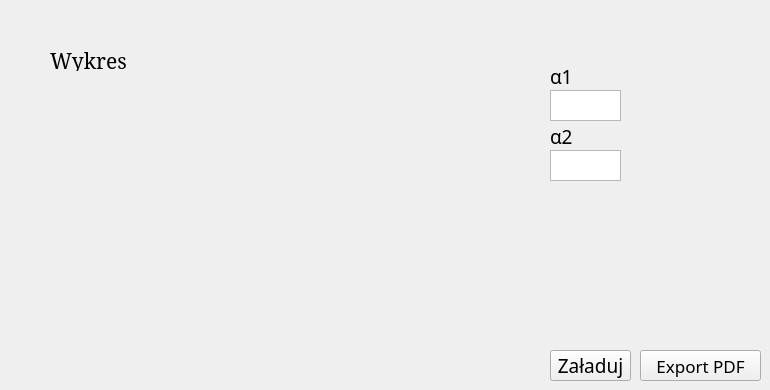
        <widget class="QWidget" name="tab_5">
         <attribute name="title">
          <string>HRV_DFA</string>
         </attribute>
         <widget class="QLabel" name="HRV_DFA_label_wykres">
          <property name="geometry">
           <rect>
            <x>50</x>
            <y>50</y>
            <width>121</width>
            <height>21</height>
           </rect>
          </property>
          <property name="sizePolicy">
           <sizepolicy hsizetype="Expanding" vsizetype="Fixed">
            <horstretch>0</horstretch>
            <verstretch>0</verstretch>
           </sizepolicy>
          </property>
          <property name="minimumSize">
           <size>
            <width>121</width>
            <height>21</height>
           </size>
          </property>
          <property name="maximumSize">
           <size>
            <width>130</width>
            <height>21</height>
           </size>
          </property>
          <property name="font">
           <font>
            <family>MS Serif</family>
            <pointsize>16</pointsize>
           </font>
          </property>
          <property name="text">
           <string>Wykres</string>
          </property>
         </widget>
         <widget class="QPushButton" name="HRV_DFA_zaladuj_button">
          <property name="geometry">
           <rect>
            <x>550</x>
            <y>350</y>
            <width>81</width>
            <height>31</height>
           </rect>
          </property>
          <property name="sizePolicy">
           <sizepolicy hsizetype="Fixed" vsizetype="Fixed">
            <horstretch>0</horstretch>
            <verstretch>0</verstretch>
           </sizepolicy>
          </property>
          <property name="minimumSize">
           <size>
            <width>81</width>
            <height>31</height>
           </size>
          </property>
          <property name="maximumSize">
           <size>
            <width>81</width>
            <height>31</height>
           </size>
          </property>
          <property name="font">
           <font>
            <family>Monotype Corsiva</family>
            <pointsize>14</pointsize>
           </font>
          </property>
          <property name="text">
           <string>Załaduj</string>
          </property>
         </widget>
         <widget class="QTextBrowser" name="HRV_DFA_textBrowser">
          <property name="geometry">
           <rect>
            <x>550</x>
            <y>90</y>
            <width>71</width>
            <height>31</height>
           </rect>
          </property>
          <property name="sizePolicy">
           <sizepolicy hsizetype="Fixed" vsizetype="Fixed">
            <horstretch>0</horstretch>
            <verstretch>0</verstretch>
           </sizepolicy>
          </property>
          <property name="minimumSize">
           <size>
            <width>71</width>
            <height>31</height>
           </size>
          </property>
          <property name="maximumSize">
           <size>
            <width>71</width>
            <height>31</height>
           </size>
          </property>
          <property name="layoutDirection">
           <enum>Qt::LeftToRight</enum>
          </property>
         </widget>
         <widget class="QLabel" name="HRV_DFA_label_parametr">
          <property name="geometry">
           <rect>
            <x>550</x>
            <y>66</y>
            <width>71</width>
            <height>20</height>
           </rect>
          </property>
          <property name="sizePolicy">
           <sizepolicy hsizetype="Expanding" vsizetype="Fixed">
            <horstretch>0</horstretch>
            <verstretch>0</verstretch>
           </sizepolicy>
          </property>
          <property name="minimumSize">
           <size>
            <width>71</width>
            <height>20</height>
           </size>
          </property>
          <property name="maximumSize">
           <size>
            <width>71</width>
            <height>21</height>
           </size>
          </property>
          <property name="font">
           <font>
            <family>Monotype Corsiva</family>
            <pointsize>14</pointsize>
           </font>
          </property>
          <property name="text">
           <string>α1</string>
          </property>
         </widget>
         <widget class="QPushButton" name="HRV_DFA_to_pdf">
          <property name="geometry">
           <rect>
            <x>640</x>
            <y>350</y>
            <width>121</width>
            <height>31</height>
           </rect>
          </property>
          <property name="sizePolicy">
           <sizepolicy hsizetype="Fixed" vsizetype="Fixed">
            <horstretch>0</horstretch>
            <verstretch>0</verstretch>
           </sizepolicy>
          </property>
          <property name="minimumSize">
           <size>
            <width>121</width>
            <height>31</height>
           </size>
          </property>
          <property name="maximumSize">
           <size>
            <width>121</width>
            <height>31</height>
           </size>
          </property>
          <property name="font">
           <font>
            <family>Monotype Corsiva</family>
            <pointsize>13</pointsize>
           </font>
          </property>
          <property name="text">
           <string>Export PDF</string>
          </property>
         </widget>
         <widget class="QLabel" name="HRV_DFA_label_parametr_2">
          <property name="geometry">
           <rect>
            <x>550</x>
            <y>126</y>
            <width>71</width>
            <height>20</height>
           </rect>
          </property>
          <property name="sizePolicy">
           <sizepolicy hsizetype="Expanding" vsizetype="Fixed">
            <horstretch>0</horstretch>
            <verstretch>0</verstretch>
           </sizepolicy>
          </property>
          <property name="minimumSize">
           <size>
            <width>71</width>
            <height>20</height>
           </size>
          </property>
          <property name="maximumSize">
           <size>
            <width>71</width>
            <height>20</height>
           </size>
          </property>
          <property name="font">
           <font>
            <family>Monotype Corsiva</family>
            <pointsize>14</pointsize>
           </font>
          </property>
          <property name="text">
           <string>α2</string>
          </property>
         </widget>
         <widget class="QTextBrowser" name="HRV_DFA_textBrowser_2">
          <property name="geometry">
           <rect>
            <x>550</x>
            <y>150</y>
            <width>71</width>
            <height>31</height>
           </rect>
          </property>
          <property name="sizePolicy">
           <sizepolicy hsizetype="Fixed" vsizetype="Fixed">
            <horstretch>0</horstretch>
            <verstretch>0</verstretch>
           </sizepolicy>
          </property>
          <property name="minimumSize">
           <size>
            <width>71</width>
            <height>31</height>
           </size>
          </property>
          <property name="maximumSize">
           <size>
            <width>71</width>
            <height>31</height>
           </size>
          </property>
          <property name="layoutDirection">
           <enum>Qt::LeftToRight</enum>
          </property>
         </widget>
         <widget class="Visualisation" name="HRV_DFA_graph" native="true">
          <property name="geometry">
           <rect>
            <x>10</x>
            <y>80</y>
            <width>511</width>
            <height>281</height>
           </rect>
          </property>
         </widget>
        </widget>
